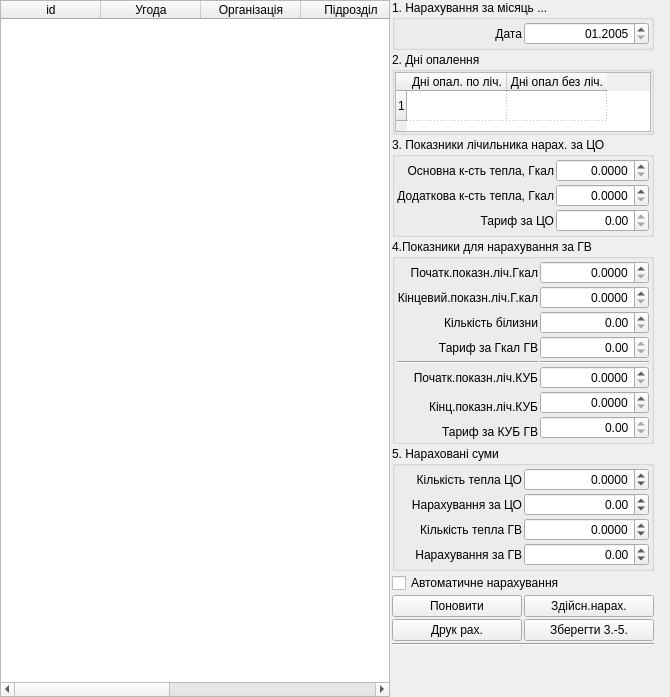
      <widget class="QWidget" name="tab_narah_pidrozdily">
       <attribute name="icon">
        <iconset resource="../tkeAbonent/tke/tke_rc">
         <normaloff>:/pictures/pictures/calculating.png</normaloff>:/pictures/pictures/calculating.png</iconset>
       </attribute>
       <attribute name="title">
        <string>Нарахування по підрозділах</string>
       </attribute>
       <attribute name="toolTip">
        <string>Нарахування окремо по підрозділах організацій</string>
       </attribute>
       <layout class="QHBoxLayout">
        <property name="spacing">
         <number>2</number>
        </property>
        <property name="margin">
         <number>0</number>
        </property>
        <item>
         <widget class="QTableWidget" name="tableWidget_pidrozdily_narah_pidrozdily">
          <property name="sizePolicy">
           <sizepolicy hsizetype="Preferred" vsizetype="Expanding">
            <horstretch>0</horstretch>
            <verstretch>0</verstretch>
           </sizepolicy>
          </property>
          <property name="minimumSize">
           <size>
            <width>390</width>
            <height>0</height>
           </size>
          </property>
          <property name="maximumSize">
           <size>
            <width>16777215</width>
            <height>16777215</height>
           </size>
          </property>
          <property name="editTriggers">
           <set>QAbstractItemView::NoEditTriggers</set>
          </property>
          <property name="selectionMode">
           <enum>QAbstractItemView::SingleSelection</enum>
          </property>
          <property name="selectionBehavior">
           <enum>QAbstractItemView::SelectRows</enum>
          </property>
          <property name="sortingEnabled">
           <bool>true</bool>
          </property>
          <column>
           <property name="text">
            <string>id</string>
           </property>
          </column>
          <column>
           <property name="text">
            <string>Угода</string>
           </property>
          </column>
          <column>
           <property name="text">
            <string>Організація</string>
           </property>
          </column>
          <column>
           <property name="text">
            <string>Підрозділ</string>
           </property>
          </column>
          <column>
           <property name="text">
            <string>Опал.</string>
           </property>
          </column>
          <column>
           <property name="text">
            <string>Ліч.</string>
           </property>
          </column>
          <column>
           <property name="text">
            <string>ГВ</string>
           </property>
          </column>
         </widget>
        </item>
        <item>
         <layout class="QVBoxLayout">
          <property name="spacing">
           <number>2</number>
          </property>
          <item>
           <widget class="QGroupBox" name="groupBox_date_narah_pidrozdil">
            <property name="sizePolicy">
             <sizepolicy hsizetype="Minimum" vsizetype="Preferred">
              <horstretch>0</horstretch>
              <verstretch>0</verstretch>
             </sizepolicy>
            </property>
            <property name="title">
             <string>1. Нарахування за місяць ...</string>
            </property>
            <layout class="QGridLayout">
             <property name="margin">
              <number>2</number>
             </property>
             <property name="spacing">
              <number>2</number>
             </property>
             <item row="0" column="0">
              <layout class="QHBoxLayout">
               <item>
                <widget class="QLabel" name="label_data_narah_pidrozdily">
                 <property name="text">
                  <string>Дата</string>
                 </property>
                 <property name="alignment">
                  <set>Qt::AlignRight|Qt::AlignTrailing|Qt::AlignVCenter</set>
                 </property>
                </widget>
               </item>
               <item>
                <widget class="QDateEdit" name="dateEdit_narah_pidrozdily">
                 <property name="alignment">
                  <set>Qt::AlignRight|Qt::AlignTrailing|Qt::AlignVCenter</set>
                 </property>
                 <property name="maximumDate">
                  <date>
                   <year>2100</year>
                   <month>12</month>
                   <day>31</day>
                  </date>
                 </property>
                 <property name="minimumDate">
                  <date>
                   <year>2005</year>
                   <month>1</month>
                   <day>1</day>
                  </date>
                 </property>
                 <property name="displayFormat">
                  <string>MM.yyyy</string>
                 </property>
                </widget>
               </item>
              </layout>
             </item>
            </layout>
           </widget>
          </item>
          <item>
           <widget class="QGroupBox" name="groupBox_dni_opal_pidrozdily">
            <property name="sizePolicy">
             <sizepolicy hsizetype="Minimum" vsizetype="Preferred">
              <horstretch>0</horstretch>
              <verstretch>0</verstretch>
             </sizepolicy>
            </property>
            <property name="title">
             <string>2. Дні опалення</string>
            </property>
            <layout class="QGridLayout">
             <property name="margin">
              <number>0</number>
             </property>
             <property name="spacing">
              <number>0</number>
             </property>
             <item row="0" column="0">
              <widget class="QTableWidget" name="tableWidget_dni_opal_narah_pidrozdily">
               <property name="sizePolicy">
                <sizepolicy hsizetype="Preferred" vsizetype="Fixed">
                 <horstretch>0</horstretch>
                 <verstretch>0</verstretch>
                </sizepolicy>
               </property>
               <property name="maximumSize">
                <size>
                 <width>16777215</width>
                 <height>60</height>
                </size>
               </property>
               <property name="editTriggers">
                <set>QAbstractItemView::NoEditTriggers</set>
               </property>
               <property name="selectionMode">
                <enum>QAbstractItemView::NoSelection</enum>
               </property>
               <property name="showGrid">
                <bool>true</bool>
               </property>
               <property name="gridStyle">
                <enum>Qt::DotLine</enum>
               </property>
               <row/>
               <column>
                <property name="text">
                 <string>Дні опал. по ліч.</string>
                </property>
               </column>
               <column>
                <property name="text">
                 <string>Дні опал без ліч.</string>
                </property>
               </column>
              </widget>
             </item>
            </layout>
           </widget>
          </item>
          <item>
           <widget class="QGroupBox" name="groupBox_pokaz_lich_narah_pidrozdil">
            <property name="sizePolicy">
             <sizepolicy hsizetype="Minimum" vsizetype="Preferred">
              <horstretch>0</horstretch>
              <verstretch>0</verstretch>
             </sizepolicy>
            </property>
            <property name="title">
             <string>3. Показники лічильника нарах. за ЦО</string>
            </property>
            <layout class="QGridLayout">
             <property name="margin">
              <number>2</number>
             </property>
             <property name="spacing">
              <number>2</number>
             </property>
             <item row="0" column="0">
              <widget class="QLabel" name="label_osnovna_kilkist_tepla">
               <property name="text">
                <string>Основна к-сть тепла, Гкал</string>
               </property>
               <property name="alignment">
                <set>Qt::AlignRight|Qt::AlignTrailing|Qt::AlignVCenter</set>
               </property>
              </widget>
             </item>
             <item row="0" column="1">
              <widget class="QDoubleSpinBox" name="doubleSpinBox_osnovna_kilkist_tepla">
               <property name="minimumSize">
                <size>
                 <width>0</width>
                 <height>0</height>
                </size>
               </property>
               <property name="alignment">
                <set>Qt::AlignRight|Qt::AlignTrailing|Qt::AlignVCenter</set>
               </property>
               <property name="decimals">
                <number>4</number>
               </property>
               <property name="maximum">
                <double>10000.000000000000000</double>
               </property>
              </widget>
             </item>
             <item row="1" column="0">
              <widget class="QLabel" name="label_dodatkova_kilkist_tepla">
               <property name="text">
                <string>Додаткова к-сть тепла, Гкал</string>
               </property>
               <property name="alignment">
                <set>Qt::AlignRight|Qt::AlignTrailing|Qt::AlignVCenter</set>
               </property>
              </widget>
             </item>
             <item row="1" column="1">
              <widget class="QDoubleSpinBox" name="doubleSpinBox_dodatkova_kilkist_tepla">
               <property name="minimumSize">
                <size>
                 <width>0</width>
                 <height>0</height>
                </size>
               </property>
               <property name="alignment">
                <set>Qt::AlignRight|Qt::AlignTrailing|Qt::AlignVCenter</set>
               </property>
               <property name="decimals">
                <number>4</number>
               </property>
               <property name="maximum">
                <double>10000.000000000000000</double>
               </property>
              </widget>
             </item>
             <item row="2" column="0">
              <widget class="QLabel" name="label_taryf_za_co_narah_pidrozdil">
               <property name="text">
                <string>Тариф за ЦО</string>
               </property>
               <property name="alignment">
                <set>Qt::AlignRight|Qt::AlignTrailing|Qt::AlignVCenter</set>
               </property>
              </widget>
             </item>
             <item row="2" column="1">
              <widget class="QDoubleSpinBox" name="doubleSpinBox_taryf_za_CO_narah_pidrozdily">
               <property name="alignment">
                <set>Qt::AlignRight|Qt::AlignTrailing|Qt::AlignVCenter</set>
               </property>
               <property name="readOnly">
                <bool>true</bool>
               </property>
               <property name="maximum">
                <double>10000.000000000000000</double>
               </property>
              </widget>
             </item>
            </layout>
           </widget>
          </item>
          <item>
           <widget class="QGroupBox" name="groupBox_pokaz_lich_gar_voda_narah_pidrozdil">
            <property name="sizePolicy">
             <sizepolicy hsizetype="Minimum" vsizetype="Preferred">
              <horstretch>0</horstretch>
              <verstretch>0</verstretch>
             </sizepolicy>
            </property>
            <property name="title">
             <string>4.Показники для нарахування за ГВ</string>
            </property>
            <layout class="QGridLayout">
             <property name="margin">
              <number>2</number>
             </property>
             <property name="spacing">
              <number>2</number>
             </property>
             <item row="0" column="0">
              <widget class="QLabel" name="label_poch_pokazn_lich_narah_pidrozdily">
               <property name="text">
                <string>Початк.показн.ліч.Гкал</string>
               </property>
               <property name="alignment">
                <set>Qt::AlignRight|Qt::AlignTrailing|Qt::AlignVCenter</set>
               </property>
              </widget>
             </item>
             <item row="0" column="1">
              <widget class="QDoubleSpinBox" name="doubleSpinBox_pochatk_pokazn_lich_narah_pidrozdily">
               <property name="alignment">
                <set>Qt::AlignRight|Qt::AlignTrailing|Qt::AlignVCenter</set>
               </property>
               <property name="decimals">
                <number>4</number>
               </property>
               <property name="maximum">
                <double>10000.000000000000000</double>
               </property>
              </widget>
             </item>
             <item row="1" column="0">
              <widget class="QLabel" name="label_kinc_pokazn_lich_narah_pidrozdily">
               <property name="text">
                <string>Кінцевий.показн.ліч.Г.кал</string>
               </property>
               <property name="alignment">
                <set>Qt::AlignRight|Qt::AlignTrailing|Qt::AlignVCenter</set>
               </property>
              </widget>
             </item>
             <item row="1" column="1">
              <widget class="QDoubleSpinBox" name="doubleSpinBox_kinc_pochatk_pokazn_lich_narah_pidrozdily">
               <property name="alignment">
                <set>Qt::AlignRight|Qt::AlignTrailing|Qt::AlignVCenter</set>
               </property>
               <property name="decimals">
                <number>4</number>
               </property>
               <property name="maximum">
                <double>10000.000000000000000</double>
               </property>
              </widget>
             </item>
             <item row="2" column="0">
              <widget class="QLabel" name="label_kilkist_bilyzny_narah_pidrozdily">
               <property name="text">
                <string>Кількість білизни</string>
               </property>
               <property name="alignment">
                <set>Qt::AlignRight|Qt::AlignTrailing|Qt::AlignVCenter</set>
               </property>
              </widget>
             </item>
             <item row="2" column="1">
              <widget class="QDoubleSpinBox" name="doubleSpinBox_kilkist_bilyzny_narah_pidrozdily">
               <property name="alignment">
                <set>Qt::AlignRight|Qt::AlignTrailing|Qt::AlignVCenter</set>
               </property>
               <property name="maximum">
                <double>10000.000000000000000</double>
               </property>
              </widget>
             </item>
             <item row="5" column="0">
              <widget class="QLabel" name="label_pochatk_pokazn_loch_GV_kub">
               <property name="text">
                <string>Початк.показн.ліч.КУБ</string>
               </property>
               <property name="alignment">
                <set>Qt::AlignRight|Qt::AlignTrailing|Qt::AlignVCenter</set>
               </property>
              </widget>
             </item>
             <item row="5" column="1">
              <widget class="QDoubleSpinBox" name="doubleSpinBox_pochatk_pokazn_lich_narah_pidrozdily_kub">
               <property name="alignment">
                <set>Qt::AlignRight|Qt::AlignTrailing|Qt::AlignVCenter</set>
               </property>
               <property name="decimals">
                <number>4</number>
               </property>
               <property name="maximum">
                <double>10000.000000000000000</double>
               </property>
              </widget>
             </item>
             <item row="6" column="0" rowspan="2">
              <widget class="QLabel" name="label_kinc_pokazn_loch_GV_kub">
               <property name="text">
                <string>Кінц.показн.ліч.КУБ</string>
               </property>
               <property name="alignment">
                <set>Qt::AlignRight|Qt::AlignTrailing|Qt::AlignVCenter</set>
               </property>
              </widget>
             </item>
             <item row="6" column="1">
              <widget class="QDoubleSpinBox" name="doubleSpinBox_kinc_pokazn_lich_narah_pidrozdily_kub">
               <property name="alignment">
                <set>Qt::AlignRight|Qt::AlignTrailing|Qt::AlignVCenter</set>
               </property>
               <property name="decimals">
                <number>4</number>
               </property>
               <property name="maximum">
                <double>10000.000000000000000</double>
               </property>
              </widget>
             </item>
             <item row="7" column="1" rowspan="2">
              <widget class="QDoubleSpinBox" name="doubleSpinBox_taryf_za_gar_vodu_kub_narah_pidrozdily">
               <property name="alignment">
                <set>Qt::AlignRight|Qt::AlignTrailing|Qt::AlignVCenter</set>
               </property>
               <property name="readOnly">
                <bool>true</bool>
               </property>
               <property name="maximum">
                <double>10000.000000000000000</double>
               </property>
              </widget>
             </item>
             <item row="8" column="0">
              <widget class="QLabel" name="label_taryf_za_kub_GV">
               <property name="text">
                <string>Тариф за КУБ ГВ</string>
               </property>
               <property name="alignment">
                <set>Qt::AlignRight|Qt::AlignTrailing|Qt::AlignVCenter</set>
               </property>
              </widget>
             </item>
             <item row="3" column="1">
              <widget class="QDoubleSpinBox" name="doubleSpinBox_taryf_za_gar_vodu_narah_pidrozdily">
               <property name="alignment">
                <set>Qt::AlignRight|Qt::AlignTrailing|Qt::AlignVCenter</set>
               </property>
               <property name="readOnly">
                <bool>true</bool>
               </property>
               <property name="maximum">
                <double>10000.000000000000000</double>
               </property>
              </widget>
             </item>
             <item row="3" column="0">
              <widget class="QLabel" name="label_taryf_za_gar_voda_narah_pidrozdil">
               <property name="text">
                <string>Тариф за Гкал ГВ</string>
               </property>
               <property name="alignment">
                <set>Qt::AlignRight|Qt::AlignTrailing|Qt::AlignVCenter</set>
               </property>
              </widget>
             </item>
             <item row="4" column="0">
              <widget class="Line" name="line_9">
               <property name="orientation">
                <enum>Qt::Horizontal</enum>
               </property>
              </widget>
             </item>
             <item row="4" column="1">
              <widget class="Line" name="line_10">
               <property name="orientation">
                <enum>Qt::Horizontal</enum>
               </property>
              </widget>
             </item>
            </layout>
           </widget>
          </item>
          <item>
           <widget class="QGroupBox" name="groupBox_narahovani_sumy_narah_pidrozdil">
            <property name="sizePolicy">
             <sizepolicy hsizetype="Minimum" vsizetype="Preferred">
              <horstretch>0</horstretch>
              <verstretch>0</verstretch>
             </sizepolicy>
            </property>
            <property name="title">
             <string>5. Нараховані суми</string>
            </property>
            <layout class="QGridLayout">
             <property name="margin">
              <number>2</number>
             </property>
             <property name="spacing">
              <number>2</number>
             </property>
             <item row="0" column="0">
              <widget class="QLabel" name="label_zag_kilkist_tepla_CO_narah_pidrozdily">
               <property name="text">
                <string>Кількість тепла ЦО</string>
               </property>
               <property name="alignment">
                <set>Qt::AlignRight|Qt::AlignTrailing|Qt::AlignVCenter</set>
               </property>
              </widget>
             </item>
             <item row="0" column="1">
              <widget class="QDoubleSpinBox" name="doubleSpinBox_zag_kilkist_tepla_CO_narah_pidrozdily">
               <property name="alignment">
                <set>Qt::AlignRight|Qt::AlignTrailing|Qt::AlignVCenter</set>
               </property>
               <property name="decimals">
                <number>4</number>
               </property>
               <property name="minimum">
                <double>-100000.000000000000000</double>
               </property>
               <property name="maximum">
                <double>100000.000000000000000</double>
               </property>
              </widget>
             </item>
             <item row="1" column="0">
              <widget class="QLabel" name="label_zag_narahuvannya_za_CO_narah_pidrozdily_2">
               <property name="text">
                <string>Нарахування за ЦО</string>
               </property>
               <property name="alignment">
                <set>Qt::AlignRight|Qt::AlignTrailing|Qt::AlignVCenter</set>
               </property>
              </widget>
             </item>
             <item row="1" column="1">
              <widget class="QDoubleSpinBox" name="doubleSpinBox_zag_narah_za_CO_narah_pidrozdily">
               <property name="alignment">
                <set>Qt::AlignRight|Qt::AlignTrailing|Qt::AlignVCenter</set>
               </property>
               <property name="minimum">
                <double>-10000000.000000000000000</double>
               </property>
               <property name="maximum">
                <double>10000000.000000000000000</double>
               </property>
              </widget>
             </item>
             <item row="2" column="0">
              <widget class="QLabel" name="label_zag_kilkist_tepla_GV_narah_pidrozdily">
               <property name="text">
                <string>Кількість тепла ГВ</string>
               </property>
               <property name="alignment">
                <set>Qt::AlignRight|Qt::AlignTrailing|Qt::AlignVCenter</set>
               </property>
              </widget>
             </item>
             <item row="2" column="1">
              <widget class="QDoubleSpinBox" name="doubleSpinBox_zag_kilkist_tepla_GV_narah_pidrozdily">
               <property name="alignment">
                <set>Qt::AlignRight|Qt::AlignTrailing|Qt::AlignVCenter</set>
               </property>
               <property name="decimals">
                <number>4</number>
               </property>
               <property name="minimum">
                <double>-100000.000000000000000</double>
               </property>
               <property name="maximum">
                <double>100000.000000000000000</double>
               </property>
              </widget>
             </item>
             <item row="3" column="0">
              <widget class="QLabel" name="label_zag_narahuvannya_za_GV_narah_pidrozdily">
               <property name="text">
                <string>Нарахування за ГВ</string>
               </property>
               <property name="alignment">
                <set>Qt::AlignRight|Qt::AlignTrailing|Qt::AlignVCenter</set>
               </property>
              </widget>
             </item>
             <item row="3" column="1">
              <widget class="QDoubleSpinBox" name="doubleSpinBox_zag_narah_GV_narah_pidrozdily">
               <property name="alignment">
                <set>Qt::AlignRight|Qt::AlignTrailing|Qt::AlignVCenter</set>
               </property>
               <property name="minimum">
                <double>-10000000.000000000000000</double>
               </property>
               <property name="maximum">
                <double>10000000.000000000000000</double>
               </property>
              </widget>
             </item>
            </layout>
           </widget>
          </item>
          <item>
           <widget class="QCheckBox" name="checkBox_avtomatychne_narahuvannya_pidrozdily">
            <property name="text">
             <string>Автоматичне нарахування</string>
            </property>
           </widget>
          </item>
          <item>
           <layout class="QGridLayout">
            <property name="spacing">
             <number>2</number>
            </property>
            <item row="0" column="0">
             <widget class="QPushButton" name="pushButton_reload_narah_pidrozdily">
              <property name="text">
               <string>Поновити</string>
              </property>
              <property name="icon">
               <iconset resource="../tkeAbonent/tke/tke_rc">
                <normaloff>:/pictures/pictures/redeal.png</normaloff>:/pictures/pictures/redeal.png</iconset>
              </property>
              <property name="iconSize">
               <size>
                <width>12</width>
                <height>12</height>
               </size>
              </property>
             </widget>
            </item>
            <item row="0" column="1">
             <widget class="QPushButton" name="pushButton_do_narah">
              <property name="text">
               <string>Здійсн.нарах.</string>
              </property>
              <property name="icon">
               <iconset resource="../tkeAbonent/tke/tke_rc">
                <normaloff>:/pictures/pictures/calculating.png</normaloff>:/pictures/pictures/calculating.png</iconset>
              </property>
              <property name="iconSize">
               <size>
                <width>12</width>
                <height>12</height>
               </size>
              </property>
             </widget>
            </item>
            <item row="1" column="0">
             <widget class="QPushButton" name="pushButton_print_rahunok">
              <property name="text">
               <string>Друк рах.</string>
              </property>
              <property name="icon">
               <iconset resource="../tkeAbonent/tke/tke_rc">
                <normaloff>:/pictures/pictures/Kpilot_Notes.png</normaloff>:/pictures/pictures/Kpilot_Notes.png</iconset>
              </property>
              <property name="iconSize">
               <size>
                <width>12</width>
                <height>12</height>
               </size>
              </property>
             </widget>
            </item>
            <item row="1" column="1">
             <widget class="QPushButton" name="pushButton_save_narah_pidrozdily">
              <property name="text">
               <string>Зберегти 3.-5.</string>
              </property>
              <property name="icon">
               <iconset resource="../tkeAbonent/tke/tke_rc">
                <normaloff>:/pictures/pictures/floppy.png</normaloff>:/pictures/pictures/floppy.png</iconset>
              </property>
              <property name="iconSize">
               <size>
                <width>12</width>
                <height>12</height>
               </size>
              </property>
             </widget>
            </item>
           </layout>
          </item>
          <item>
           <widget class="Line" name="line_8">
            <property name="orientation">
             <enum>Qt::Horizontal</enum>
            </property>
           </widget>
          </item>
          <item>
           <spacer>
            <property name="orientation">
             <enum>Qt::Vertical</enum>
            </property>
            <property name="sizeHint" stdset="0">
             <size>
              <width>260</width>
              <height>51</height>
             </size>
            </property>
           </spacer>
          </item>
         </layout>
        </item>
        <item>
         <spacer>
          <property name="orientation">
           <enum>Qt::Horizontal</enum>
          </property>
          <property name="sizeType">
           <enum>QSizePolicy::Expanding</enum>
          </property>
          <property name="sizeHint" stdset="0">
           <size>
            <width>16</width>
            <height>461</height>
           </size>
          </property>
         </spacer>
        </item>
       </layout>
      </widget>
